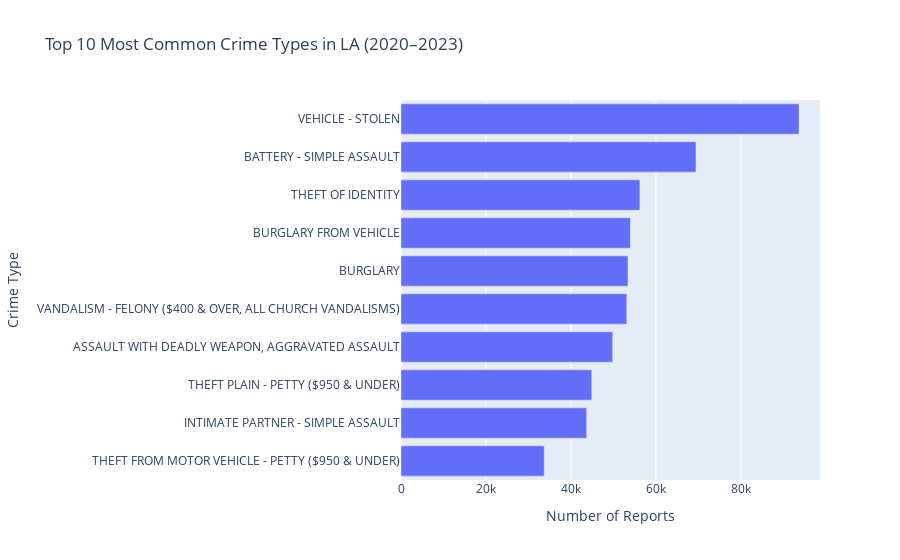

Write notebook code for a chart like this one.
### Markdown cell above
### Visualization 1 Explanation

Insert explanation here

### Code cell
def visual2():
    # Use the result from Insight 2
    top10 = insight2()

    import plotly.express as px

    # Horizontal bar chart of top 10 crime types
    fig = px.bar(
        top10,
        x="count",
        y="Crm Cd Desc",
        orientation="h",
        title="Top 10 Most Common Crime Types in LA (2020–2023)"
    )

    fig.update_layout(
        xaxis_title="Number of Reports",
        yaxis_title="Crime Type",
        yaxis=dict(autorange="reversed")   # Highest bar on top
    )

    fig.show()


############ Function Call ############
visual2()

### Figure 1 — Plotly figure (JSON) as saved in the notebook; plotly's stock layout.template omitted (floating-point values rounded to 4 significant figures)
{"data": [{"hovertemplate": "count=%{x}<br>Crm Cd Desc=%{y}<extra></extra>", "legendgroup": "", "marker": {"color": "#636efa", "pattern": {"shape": ""}}, "name": "", "orientation": "h", "showlegend": false, "textposition": "auto", "type": "bar", "x": [93674, 69421, 56216, 53990, 53411, 53141, 49828, 44898, 43717, 33702], "xaxis": "x", "y": ["VEHICLE - STOLEN", "BATTERY - SIMPLE ASSAULT", "THEFT OF IDENTITY", "BURGLARY FROM VEHICLE", "BURGLARY", "VANDALISM - FELONY ($400 & OVER, ALL CHURCH VANDALISMS)", "ASSAULT WITH DEADLY WEAPON, AGGRAVATED ASSAULT", "THEFT PLAIN - PETTY ($950 & UNDER)", "INTIMATE PARTNER - SIMPLE ASSAULT", "THEFT FROM MOTOR VEHICLE - PETTY ($950 & UNDER)"], "yaxis": "y"}], "layout": {"barmode": "relative", "legend": {"tracegroupgap": 0}, "title": {"text": "Top 10 Most Common Crime Types in LA (2020–2023)"}, "xaxis": {"anchor": "y", "domain": [0, 1], "title": {"text": "Number of Reports"}}, "yaxis": {"anchor": "x", "autorange": "reversed", "domain": [0, 1], "title": {"text": "Crime Type"}}}}
